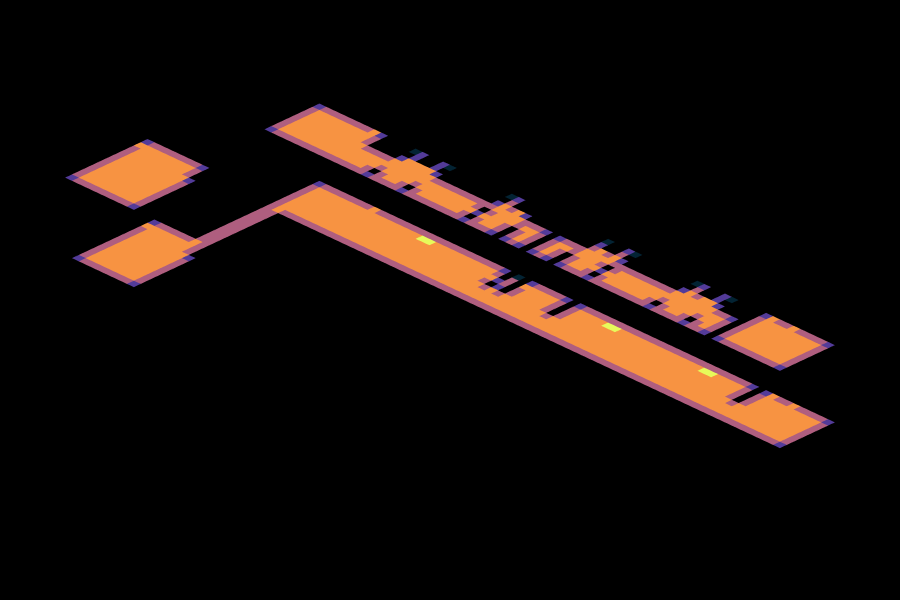

Notebook cell for this chart:
### Markdown cell above
## 13. Degree Centrality

### Code cell
degree_values = Graph.DegreeCentrality(building_graph)
heatmap_from_values(degree_values, 'Degree Centrality')
